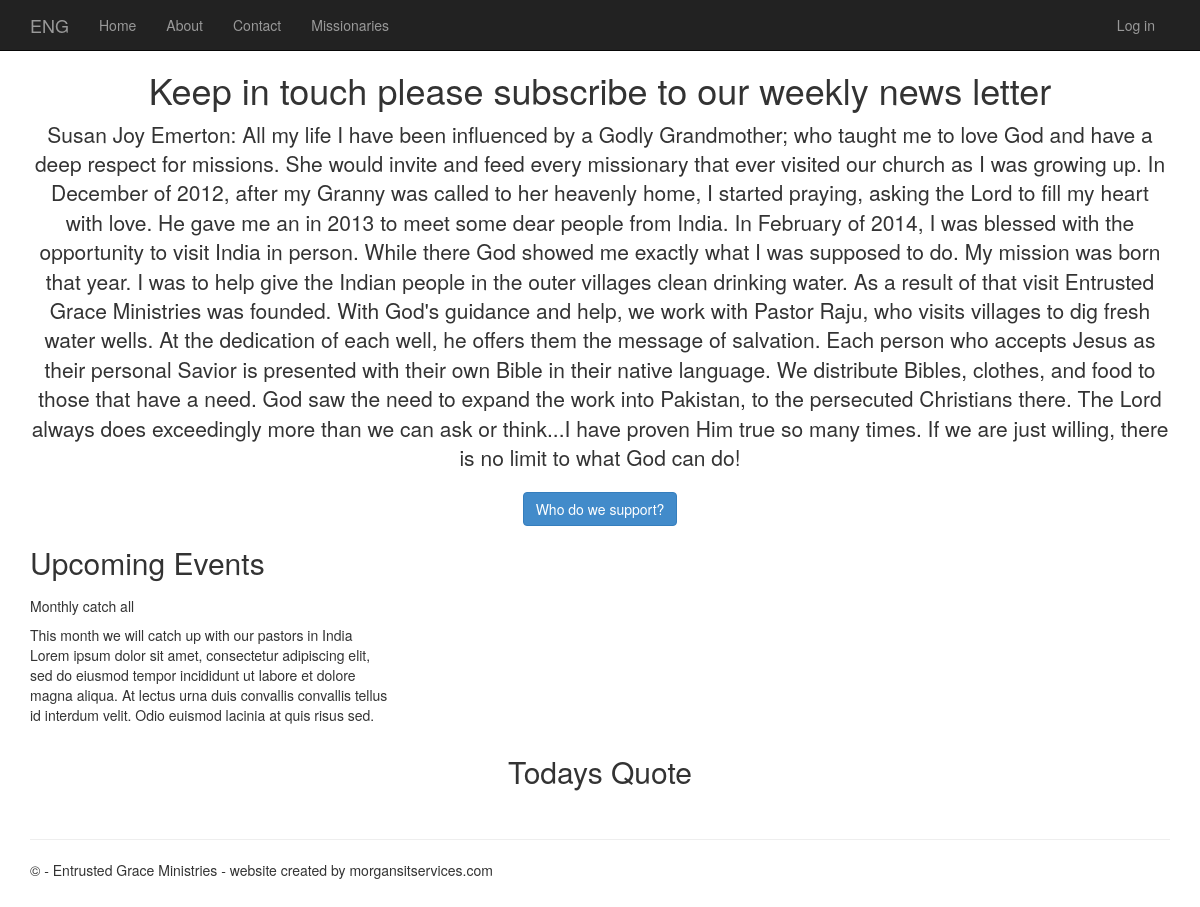
Before: / with the older database file.
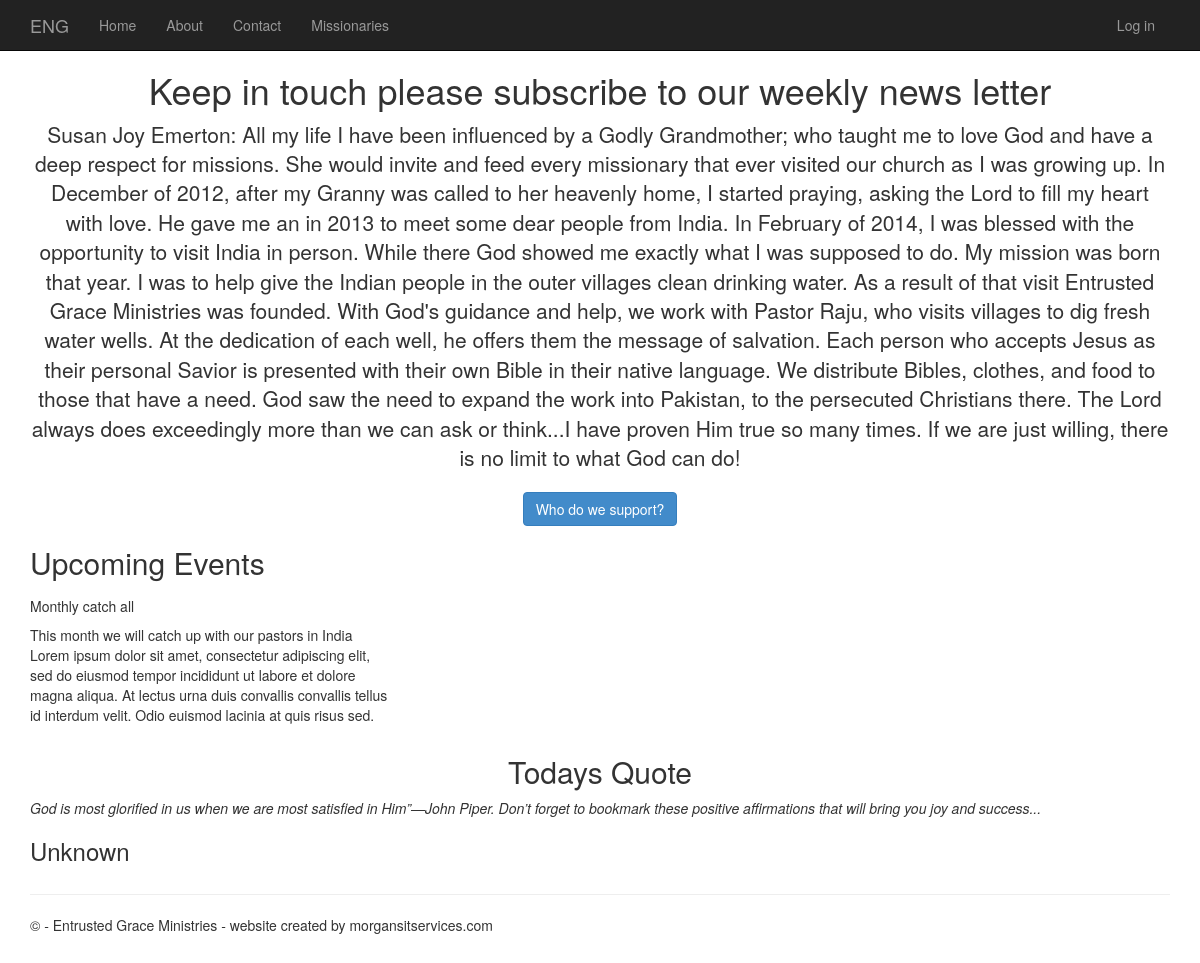
After: the same page with the newer database file.
### app/models.py (models this page shows)
class Quote (models.Model):
    message = models.TextField()
    author = models.CharField(max_length=100)

### app/views.py (the view, shortened to what this page needs)
# urls.py: path('', views.home, name='home'),
def home(request):
    main = Main.objects.first()
    events = Events.objects.all()
    quotes = Quote.objects.first()
    return render(request, 'app/index.html', {'main': main, 'events': events, 'quote': quotes})

### app/templates/app/index.html (shortened to what this page needs)
{% extends "app/layout.html" %}
{% block content %}
<div class="container-fluid modern-homepage">
  <div class="row hero d-flex align-items-center justify-content-center">
    <div class=" col-sm-12 text-center">
      <h1>{{ main.intro }}</h1>
      <p class="lead">{{ main.par1 }}</p>
      <a href="{% url 'pastor_list' %}" class="btn btn-primary">Who do we support?</a>
    </div>
  </div>
  <div class="row spacer"></div>  <div class="row events">
    <div class="col-md-12">
      <h2>Upcoming Events</h2>
      <div class="row">
        {% for event in events %}
          <div class="col-md-4 col-sm-6 mb-4"> <div class="card event-card">
              <div class="card-body">
                <h5 class="card-title">{{ event.title }}</h5>
                <p class="card-text">{{ event.event }}</p>
              </div>
            </div>
          </div>
        {% endfor %}
      </div>
    </div>
  </div>
<h2 style="text-align: center;">Todays Quote</h2>
  <div class="row">
    <div class="col-md-12 col-sm-12 offset-md-2">
      <div class="card shadow-sm">  <div class="card-body">
          <em class="quote-text">{{ quote.message }}</em>
          <h3 class="quote-author">{{ quote.author }}</h3>
        </div>
      </div>
    </div>
  </div>
</div>
{% endblock %}

Changed rows visible on the page:
added Quote: message "God is most glorified in us when we are most satisfied in Him”—John Piper. Don’t forget to bookmark these positive affirmations that will bring you joy and success...", author "Unknown"
